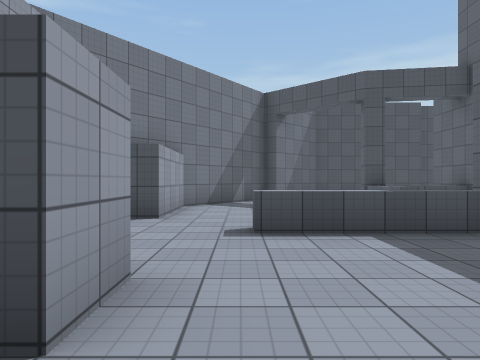
[1] (above)

16 first-person views from a walk through a scene from a Unity 3-D project. The camera is 1.3 m above the floor, looks level and sees 70° across. The floor is counted in squares, 2 m on a side. Each view is taken from the middle of a square. On the plan, view 1 faces up. The plan holds only what a view shows up to about 10 squares ahead; the rest is blank. The place goes on beyond the plan. The player character is not drawn. Surface patterns are stand-ins for the level's own textures.

[2]
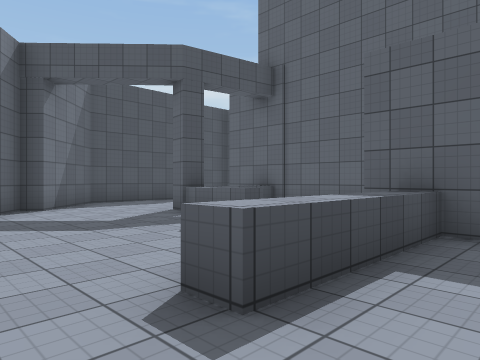

[3]
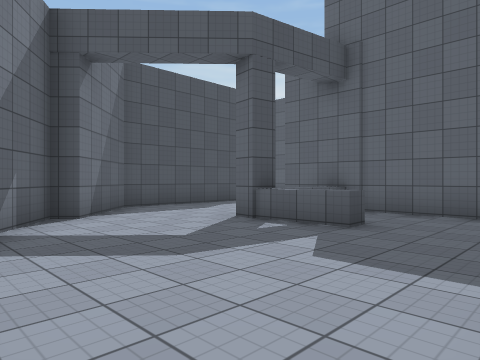

[4]
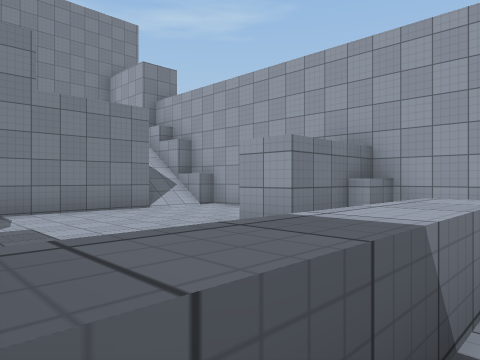

[5]
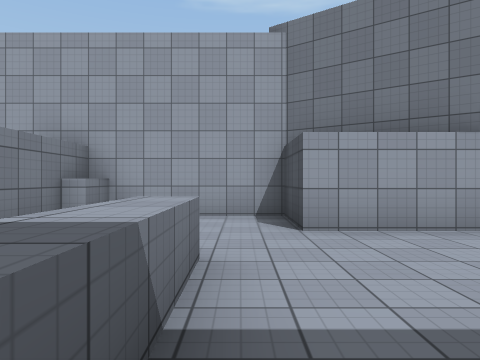

[6]
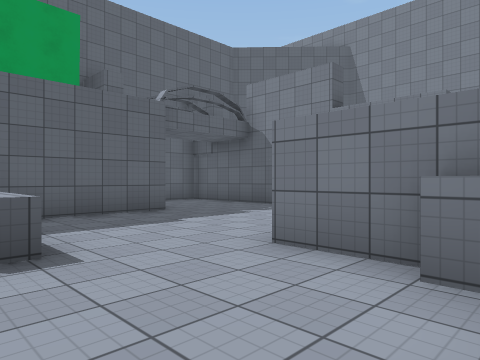

[7]
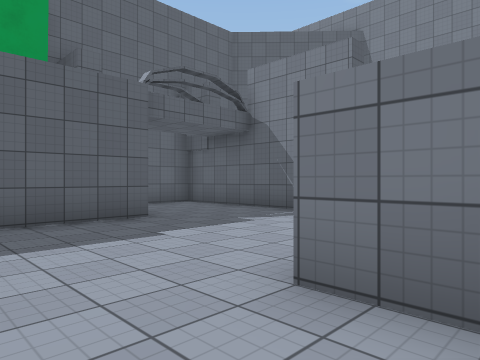

[8]
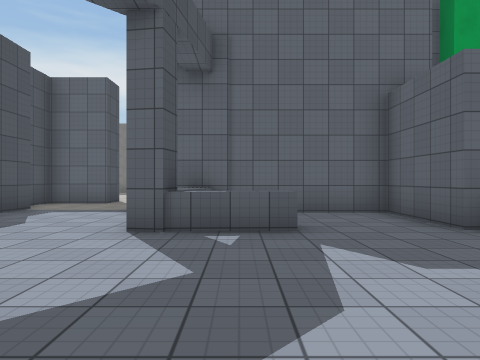

[9]
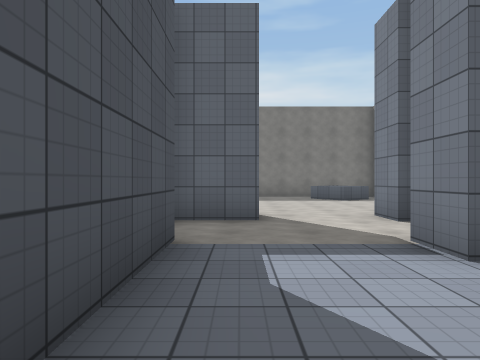

[10]
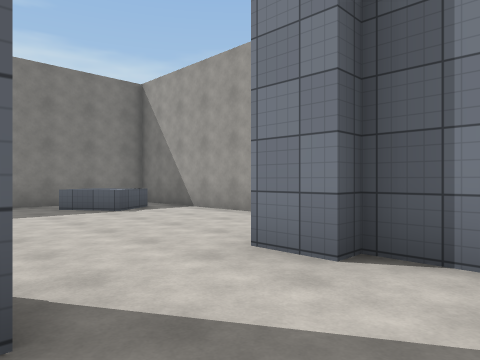

[11]
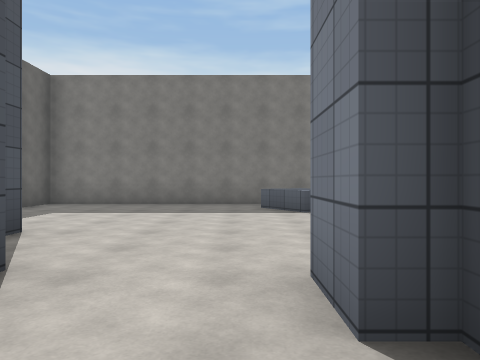

[12]
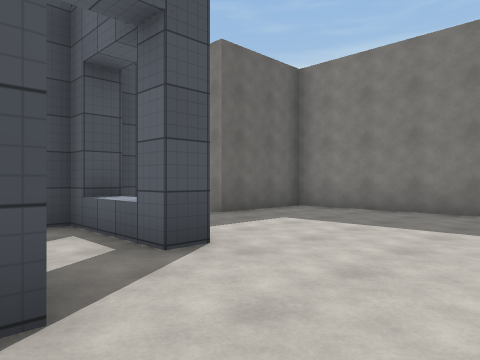

[13]
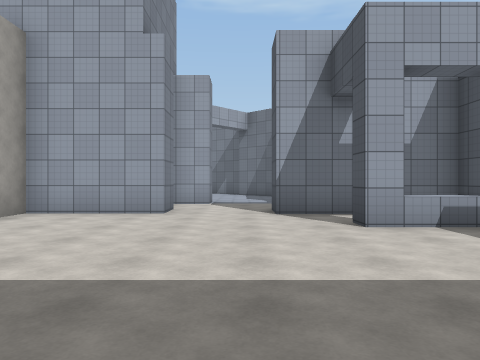

[14]
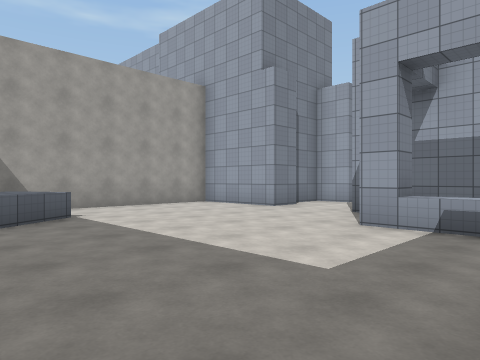

[15]
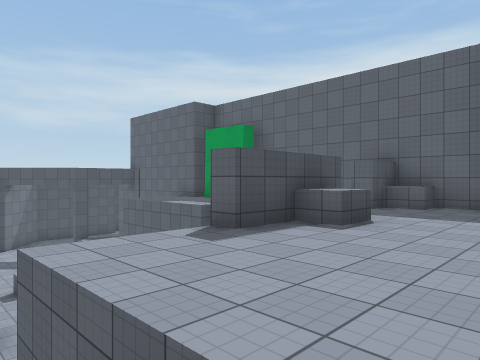

[16]
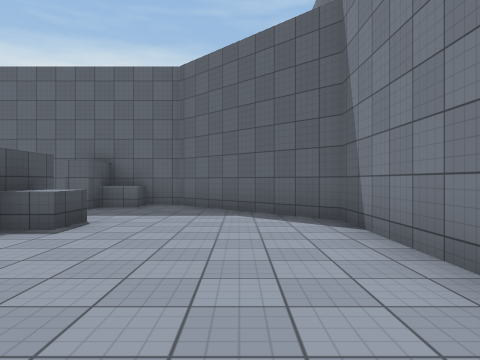

### Floor plan
Key: @ floor where view 1 was taken; # wall or solid block; x gap in a wall; . main floor; : floor 4.75 m higher than the main floor; / step, stairs or slope; = window, fence, low wall or low ledge; ^ raised ledge; v drop or lower ground.
Columns run from 4 left of view 1 to 17 right of it. Each row starts with its distance up from view 1.
 16              ###x ####
 15              #.#.....#
 14             ##.^.....#
 13       #####..#.#.....#
 12      ##......#.......#
 11     ##...............#
 10    ##.....#..........#
  9   ##....^^####.....^.#
  8   #....=^.#  #....^^ #
  7   #.......#  #...... #
  6 ###.......#  ########
  5 #.......//#
  4 #....^^^
  3 #.......  #
  2 ####....: #
  1    ...../ #
  0   ..@.../
 -1 #......./ v#
 -2 #/.///../ ##
 -3 ##//::#^::^#
 -4  #//:::::::#
 -5    /:::::::#
 -6   ::::::::##
 -7    :::::###
 -8     #####

Positions as (right, up) in squares from view 1, and headings:
1: (0, 0), facing up
2: (-1, 3), facing up-right
3: (-1, 5), facing up-right
4: (3, 5), facing down-left
5: (3, 5), facing left
6: (-3, 5), facing down-right
7: (-2, 4), facing down-right
8: (-1, 8), facing right
9: (3, 12), facing right
10: (7, 12), facing down-right
11: (7, 10), facing right
12: (9, 10), facing up-right
13: (16, 11), facing left
14: (16, 15), facing down-left
15: (-2, -6), facing up-right
16: (-2, -6), facing right
